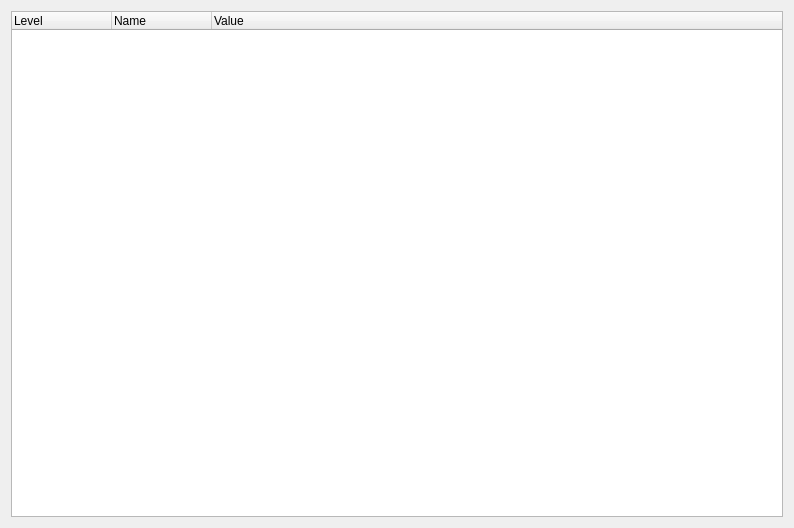
<?xml version="1.0" encoding="UTF-8"?>
<ui version="4.0">
 <class>SeerStackArgumentsBrowserWidgetForm</class>
 <widget class="QWidget" name="SeerStackArgumentsBrowserWidgetForm">
  <property name="geometry">
   <rect>
    <x>0</x>
    <y>0</y>
    <width>794</width>
    <height>528</height>
   </rect>
  </property>
  <property name="windowTitle">
   <string>Form</string>
  </property>
  <layout class="QGridLayout" name="gridLayout">
   <item row="0" column="0" colspan="2">
    <widget class="QTreeWidget" name="argumentsTreeWidget">
     <property name="columnCount">
      <number>3</number>
     </property>
     <column>
      <property name="text">
       <string>Level</string>
      </property>
     </column>
     <column>
      <property name="text">
       <string>Name</string>
      </property>
     </column>
     <column>
      <property name="text">
       <string>Value</string>
      </property>
     </column>
    </widget>
   </item>
  </layout>
 </widget>
 <resources/>
 <connections/>
</ui>
